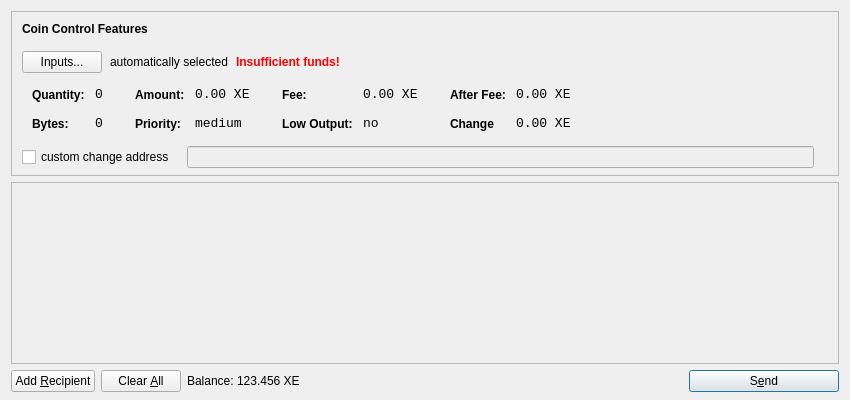
<?xml version="1.0" encoding="UTF-8"?>
<ui version="4.0">
 <class>SendCoinsDialog</class>
 <widget class="QDialog" name="SendCoinsDialog">
  <property name="geometry">
   <rect>
    <x>0</x>
    <y>0</y>
    <width>850</width>
    <height>400</height>
   </rect>
  </property>
  <property name="windowTitle">
   <string>Send Coins</string>
  </property>
  <layout class="QVBoxLayout" name="verticalLayout" stretch="0,1,0">
   <property name="bottomMargin">
    <number>8</number>
   </property>
   <item>
    <widget class="QFrame" name="frameCoinControl">
     <property name="sizePolicy">
      <sizepolicy hsizetype="Expanding" vsizetype="Expanding">
       <horstretch>0</horstretch>
       <verstretch>0</verstretch>
      </sizepolicy>
     </property>
     <property name="maximumSize">
      <size>
       <width>16777215</width>
       <height>16777215</height>
      </size>
     </property>
     <property name="frameShape">
      <enum>QFrame::StyledPanel</enum>
     </property>
     <property name="frameShadow">
      <enum>QFrame::Sunken</enum>
     </property>
     <layout class="QVBoxLayout" name="verticalLayoutCoinControl2">
      <property name="spacing">
       <number>-1</number>
      </property>
      <property name="leftMargin">
       <number>0</number>
      </property>
      <property name="topMargin">
       <number>0</number>
      </property>
      <property name="rightMargin">
       <number>0</number>
      </property>
      <property name="bottomMargin">
       <number>6</number>
      </property>
      <item>
       <layout class="QVBoxLayout" name="verticalLayoutCoinControl" stretch="0,0,0,0,1">
        <property name="spacing">
         <number>0</number>
        </property>
        <property name="leftMargin">
         <number>10</number>
        </property>
        <property name="topMargin">
         <number>10</number>
        </property>
        <item>
         <layout class="QHBoxLayout" name="horizontalLayoutCoinControl1">
          <property name="bottomMargin">
           <number>15</number>
          </property>
          <item>
           <widget class="QLabel" name="labelCoinControlFeatures">
            <property name="sizePolicy">
             <sizepolicy hsizetype="Preferred" vsizetype="Maximum">
              <horstretch>0</horstretch>
              <verstretch>0</verstretch>
             </sizepolicy>
            </property>
            <property name="font">
             <font>
              <weight>75</weight>
              <bold>true</bold>
             </font>
            </property>
            <property name="styleSheet">
             <string notr="true">font-weight:bold;</string>
            </property>
            <property name="text">
             <string>Coin Control Features</string>
            </property>
           </widget>
          </item>
         </layout>
        </item>
        <item>
         <layout class="QHBoxLayout" name="horizontalLayoutCoinControl2" stretch="0,0,0,0">
          <property name="spacing">
           <number>8</number>
          </property>
          <property name="bottomMargin">
           <number>10</number>
          </property>
          <item>
           <widget class="QPushButton" name="pushButtonCoinControl">
            <property name="styleSheet">
             <string notr="true"/>
            </property>
            <property name="text">
             <string>Inputs...</string>
            </property>
           </widget>
          </item>
          <item>
           <widget class="QLabel" name="labelCoinControlAutomaticallySelected">
            <property name="text">
             <string>automatically selected</string>
            </property>
            <property name="margin">
             <number>5</number>
            </property>
           </widget>
          </item>
          <item>
           <widget class="QLabel" name="labelCoinControlInsuffFunds">
            <property name="font">
             <font>
              <weight>75</weight>
              <bold>true</bold>
             </font>
            </property>
            <property name="styleSheet">
             <string notr="true">color:red;font-weight:bold;</string>
            </property>
            <property name="text">
             <string>Insufficient funds!</string>
            </property>
            <property name="margin">
             <number>5</number>
            </property>
           </widget>
          </item>
          <item>
           <spacer name="horizontalSpacerCoinControl">
            <property name="orientation">
             <enum>Qt::Horizontal</enum>
            </property>
            <property name="sizeHint" stdset="0">
             <size>
              <width>40</width>
              <height>1</height>
             </size>
            </property>
           </spacer>
          </item>
         </layout>
        </item>
        <item>
         <widget class="QWidget" name="widgetCoinControl" native="true">
          <property name="sizePolicy">
           <sizepolicy hsizetype="Preferred" vsizetype="Preferred">
            <horstretch>0</horstretch>
            <verstretch>0</verstretch>
           </sizepolicy>
          </property>
          <property name="minimumSize">
           <size>
            <width>0</width>
            <height>0</height>
           </size>
          </property>
          <property name="styleSheet">
           <string notr="true"/>
          </property>
          <layout class="QHBoxLayout" name="horizontalLayoutCoinControl5">
           <property name="margin">
            <number>0</number>
           </property>
           <item>
            <layout class="QHBoxLayout" name="horizontalLayoutCoinControl3" stretch="0,0,0,1">
             <property name="spacing">
              <number>20</number>
             </property>
             <property name="topMargin">
              <number>0</number>
             </property>
             <property name="bottomMargin">
              <number>10</number>
             </property>
             <item>
              <layout class="QFormLayout" name="formLayoutCoinControl1">
               <property name="horizontalSpacing">
                <number>10</number>
               </property>
               <property name="verticalSpacing">
                <number>14</number>
               </property>
               <property name="leftMargin">
                <number>10</number>
               </property>
               <property name="topMargin">
                <number>4</number>
               </property>
               <property name="rightMargin">
                <number>6</number>
               </property>
               <item row="0" column="0">
                <widget class="QLabel" name="labelCoinControlQuantityText">
                 <property name="styleSheet">
                  <string notr="true">font-weight:bold;</string>
                 </property>
                 <property name="text">
                  <string>Quantity:</string>
                 </property>
                 <property name="margin">
                  <number>0</number>
                 </property>
                </widget>
               </item>
               <item row="0" column="1">
                <widget class="QLabel" name="labelCoinControlQuantity">
                 <property name="font">
                  <font>
                   <family>Monospace</family>
                   <pointsize>10</pointsize>
                  </font>
                 </property>
                 <property name="cursor">
                  <cursorShape>IBeamCursor</cursorShape>
                 </property>
                 <property name="contextMenuPolicy">
                  <enum>Qt::ActionsContextMenu</enum>
                 </property>
                 <property name="text">
                  <string>0</string>
                 </property>
                 <property name="margin">
                  <number>0</number>
                 </property>
                 <property name="textInteractionFlags">
                  <set>Qt::LinksAccessibleByMouse|Qt::TextSelectableByKeyboard|Qt::TextSelectableByMouse</set>
                 </property>
                </widget>
               </item>
               <item row="1" column="0">
                <widget class="QLabel" name="labelCoinControlBytesText">
                 <property name="styleSheet">
                  <string notr="true">font-weight:bold;</string>
                 </property>
                 <property name="text">
                  <string>Bytes:</string>
                 </property>
                </widget>
               </item>
               <item row="1" column="1">
                <widget class="QLabel" name="labelCoinControlBytes">
                 <property name="font">
                  <font>
                   <family>Monospace</family>
                   <pointsize>10</pointsize>
                  </font>
                 </property>
                 <property name="cursor">
                  <cursorShape>IBeamCursor</cursorShape>
                 </property>
                 <property name="contextMenuPolicy">
                  <enum>Qt::ActionsContextMenu</enum>
                 </property>
                 <property name="text">
                  <string>0</string>
                 </property>
                 <property name="textInteractionFlags">
                  <set>Qt::LinksAccessibleByMouse|Qt::TextSelectableByKeyboard|Qt::TextSelectableByMouse</set>
                 </property>
                </widget>
               </item>
              </layout>
             </item>
             <item>
              <layout class="QFormLayout" name="formLayoutCoinControl2">
               <property name="horizontalSpacing">
                <number>10</number>
               </property>
               <property name="verticalSpacing">
                <number>14</number>
               </property>
               <property name="leftMargin">
                <number>6</number>
               </property>
               <property name="topMargin">
                <number>4</number>
               </property>
               <property name="rightMargin">
                <number>6</number>
               </property>
               <item row="0" column="0">
                <widget class="QLabel" name="labelCoinControlAmountText">
                 <property name="styleSheet">
                  <string notr="true">font-weight:bold;</string>
                 </property>
                 <property name="text">
                  <string>Amount:</string>
                 </property>
                 <property name="margin">
                  <number>0</number>
                 </property>
                </widget>
               </item>
               <item row="0" column="1">
                <widget class="QLabel" name="labelCoinControlAmount">
                 <property name="font">
                  <font>
                   <family>Monospace</family>
                   <pointsize>10</pointsize>
                  </font>
                 </property>
                 <property name="cursor">
                  <cursorShape>IBeamCursor</cursorShape>
                 </property>
                 <property name="contextMenuPolicy">
                  <enum>Qt::ActionsContextMenu</enum>
                 </property>
                 <property name="text">
                  <string>0.00 XE</string>
                 </property>
                 <property name="textInteractionFlags">
                  <set>Qt::LinksAccessibleByMouse|Qt::TextSelectableByKeyboard|Qt::TextSelectableByMouse</set>
                 </property>
                </widget>
               </item>
               <item row="1" column="0">
                <widget class="QLabel" name="labelCoinControlPriorityText">
                 <property name="styleSheet">
                  <string notr="true">font-weight:bold;</string>
                 </property>
                 <property name="text">
                  <string>Priority:</string>
                 </property>
                </widget>
               </item>
               <item row="1" column="1">
                <widget class="QLabel" name="labelCoinControlPriority">
                 <property name="font">
                  <font>
                   <family>Monospace</family>
                   <pointsize>10</pointsize>
                  </font>
                 </property>
                 <property name="cursor">
                  <cursorShape>IBeamCursor</cursorShape>
                 </property>
                 <property name="contextMenuPolicy">
                  <enum>Qt::ActionsContextMenu</enum>
                 </property>
                 <property name="text">
                  <string>medium</string>
                 </property>
                 <property name="textInteractionFlags">
                  <set>Qt::LinksAccessibleByMouse|Qt::TextSelectableByKeyboard|Qt::TextSelectableByMouse</set>
                 </property>
                </widget>
               </item>
              </layout>
             </item>
             <item>
              <layout class="QFormLayout" name="formLayoutCoinControl3">
               <property name="horizontalSpacing">
                <number>10</number>
               </property>
               <property name="verticalSpacing">
                <number>14</number>
               </property>
               <property name="leftMargin">
                <number>6</number>
               </property>
               <property name="topMargin">
                <number>4</number>
               </property>
               <property name="rightMargin">
                <number>6</number>
               </property>
               <item row="0" column="0">
                <widget class="QLabel" name="labelCoinControlFeeText">
                 <property name="styleSheet">
                  <string notr="true">font-weight:bold;</string>
                 </property>
                 <property name="text">
                  <string>Fee:</string>
                 </property>
                 <property name="margin">
                  <number>0</number>
                 </property>
                </widget>
               </item>
               <item row="0" column="1">
                <widget class="QLabel" name="labelCoinControlFee">
                 <property name="font">
                  <font>
                   <family>Monospace</family>
                   <pointsize>10</pointsize>
                  </font>
                 </property>
                 <property name="cursor">
                  <cursorShape>IBeamCursor</cursorShape>
                 </property>
                 <property name="contextMenuPolicy">
                  <enum>Qt::ActionsContextMenu</enum>
                 </property>
                 <property name="text">
                  <string>0.00 XE</string>
                 </property>
                 <property name="textInteractionFlags">
                  <set>Qt::LinksAccessibleByMouse|Qt::TextSelectableByKeyboard|Qt::TextSelectableByMouse</set>
                 </property>
                </widget>
               </item>
               <item row="1" column="0">
                <widget class="QLabel" name="labelCoinControlLowOutputText">
                 <property name="styleSheet">
                  <string notr="true">font-weight:bold;</string>
                 </property>
                 <property name="text">
                  <string>Low Output:</string>
                 </property>
                </widget>
               </item>
               <item row="1" column="1">
                <widget class="QLabel" name="labelCoinControlLowOutput">
                 <property name="font">
                  <font>
                   <family>Monospace</family>
                   <pointsize>10</pointsize>
                  </font>
                 </property>
                 <property name="cursor">
                  <cursorShape>IBeamCursor</cursorShape>
                 </property>
                 <property name="contextMenuPolicy">
                  <enum>Qt::ActionsContextMenu</enum>
                 </property>
                 <property name="text">
                  <string>no</string>
                 </property>
                 <property name="textInteractionFlags">
                  <set>Qt::LinksAccessibleByMouse|Qt::TextSelectableByKeyboard|Qt::TextSelectableByMouse</set>
                 </property>
                </widget>
               </item>
              </layout>
             </item>
             <item>
              <layout class="QFormLayout" name="formLayoutCoinControl4">
               <property name="horizontalSpacing">
                <number>10</number>
               </property>
               <property name="verticalSpacing">
                <number>14</number>
               </property>
               <property name="leftMargin">
                <number>6</number>
               </property>
               <property name="topMargin">
                <number>4</number>
               </property>
               <property name="rightMargin">
                <number>6</number>
               </property>
               <item row="0" column="0">
                <widget class="QLabel" name="labelCoinControlAfterFeeText">
                 <property name="styleSheet">
                  <string notr="true">font-weight:bold;</string>
                 </property>
                 <property name="text">
                  <string>After Fee:</string>
                 </property>
                 <property name="margin">
                  <number>0</number>
                 </property>
                </widget>
               </item>
               <item row="0" column="1">
                <widget class="QLabel" name="labelCoinControlAfterFee">
                 <property name="font">
                  <font>
                   <family>Monospace</family>
                   <pointsize>10</pointsize>
                  </font>
                 </property>
                 <property name="cursor">
                  <cursorShape>IBeamCursor</cursorShape>
                 </property>
                 <property name="contextMenuPolicy">
                  <enum>Qt::ActionsContextMenu</enum>
                 </property>
                 <property name="text">
                  <string>0.00 XE</string>
                 </property>
                 <property name="textInteractionFlags">
                  <set>Qt::LinksAccessibleByMouse|Qt::TextSelectableByKeyboard|Qt::TextSelectableByMouse</set>
                 </property>
                </widget>
               </item>
               <item row="1" column="0">
                <widget class="QLabel" name="labelCoinControlChangeText">
                 <property name="styleSheet">
                  <string notr="true">font-weight:bold;</string>
                 </property>
                 <property name="text">
                  <string>Change</string>
                 </property>
                </widget>
               </item>
               <item row="1" column="1">
                <widget class="QLabel" name="labelCoinControlChange">
                 <property name="font">
                  <font>
                   <family>Monospace</family>
                   <pointsize>10</pointsize>
                  </font>
                 </property>
                 <property name="cursor">
                  <cursorShape>IBeamCursor</cursorShape>
                 </property>
                 <property name="contextMenuPolicy">
                  <enum>Qt::ActionsContextMenu</enum>
                 </property>
                 <property name="text">
                  <string>0.00 XE</string>
                 </property>
                 <property name="textInteractionFlags">
                  <set>Qt::LinksAccessibleByMouse|Qt::TextSelectableByKeyboard|Qt::TextSelectableByMouse</set>
                 </property>
                </widget>
               </item>
              </layout>
             </item>
            </layout>
           </item>
          </layout>
         </widget>
        </item>
        <item>
         <layout class="QHBoxLayout" name="horizontalLayoutCoinControl4" stretch="0,0,0">
          <property name="spacing">
           <number>12</number>
          </property>
          <property name="sizeConstraint">
           <enum>QLayout::SetDefaultConstraint</enum>
          </property>
          <property name="topMargin">
           <number>5</number>
          </property>
          <property name="rightMargin">
           <number>5</number>
          </property>
          <item>
           <widget class="QCheckBox" name="checkBoxCoinControlChange">
            <property name="text">
             <string>custom change address</string>
            </property>
           </widget>
          </item>
          <item>
           <widget class="QLineEdit" name="lineEditCoinControlChange">
            <property name="enabled">
             <bool>false</bool>
            </property>
            <property name="sizePolicy">
             <sizepolicy hsizetype="Expanding" vsizetype="Fixed">
              <horstretch>0</horstretch>
              <verstretch>0</verstretch>
             </sizepolicy>
            </property>
           </widget>
          </item>
          <item>
           <widget class="QLabel" name="labelCoinControlChangeLabel">
            <property name="sizePolicy">
             <sizepolicy hsizetype="Preferred" vsizetype="Expanding">
              <horstretch>0</horstretch>
              <verstretch>0</verstretch>
             </sizepolicy>
            </property>
            <property name="minimumSize">
             <size>
              <width>0</width>
              <height>0</height>
             </size>
            </property>
            <property name="text">
             <string/>
            </property>
            <property name="margin">
             <number>3</number>
            </property>
           </widget>
          </item>
         </layout>
        </item>
        <item>
         <spacer name="verticalSpacerCoinControl">
          <property name="orientation">
           <enum>Qt::Vertical</enum>
          </property>
          <property name="sizeHint" stdset="0">
           <size>
            <width>800</width>
            <height>1</height>
           </size>
          </property>
         </spacer>
        </item>
       </layout>
      </item>
     </layout>
    </widget>
   </item>
   <item>
    <widget class="QScrollArea" name="scrollArea">
     <property name="widgetResizable">
      <bool>true</bool>
     </property>
     <widget class="QWidget" name="scrollAreaWidgetContents">
      <property name="geometry">
       <rect>
        <x>0</x>
        <y>0</y>
        <width>830</width>
        <height>165</height>
       </rect>
      </property>
      <layout class="QVBoxLayout" name="verticalLayout_2">
       <property name="margin">
        <number>0</number>
       </property>
       <item>
        <layout class="QVBoxLayout" name="entries">
         <property name="spacing">
          <number>6</number>
         </property>
        </layout>
       </item>
       <item>
        <spacer name="verticalSpacer">
         <property name="orientation">
          <enum>Qt::Vertical</enum>
         </property>
         <property name="sizeHint" stdset="0">
          <size>
           <width>20</width>
           <height>40</height>
          </size>
         </property>
        </spacer>
       </item>
      </layout>
     </widget>
    </widget>
   </item>
   <item>
    <layout class="QHBoxLayout" name="horizontalLayout">
     <item>
      <widget class="QPushButton" name="addButton">
       <property name="toolTip">
        <string>Send to multiple recipients at once</string>
       </property>
       <property name="text">
        <string>Add &amp;Recipient</string>
       </property>
       <property name="icon">
        <iconset resource="../bitcoin.qrc">
         <normaloff>:/icons/add</normaloff>:/icons/add</iconset>
       </property>
       <property name="autoDefault">
        <bool>false</bool>
       </property>
      </widget>
     </item>
     <item>
      <widget class="QPushButton" name="clearButton">
       <property name="sizePolicy">
        <sizepolicy hsizetype="Minimum" vsizetype="Fixed">
         <horstretch>0</horstretch>
         <verstretch>0</verstretch>
        </sizepolicy>
       </property>
       <property name="toolTip">
        <string>Remove all transaction fields</string>
       </property>
       <property name="text">
        <string>Clear &amp;All</string>
       </property>
       <property name="icon">
        <iconset resource="../bitcoin.qrc">
         <normaloff>:/icons/remove</normaloff>:/icons/remove</iconset>
       </property>
       <property name="autoRepeatDelay">
        <number>300</number>
       </property>
       <property name="autoDefault">
        <bool>false</bool>
       </property>
      </widget>
     </item>
     <item>
      <layout class="QHBoxLayout" name="horizontalLayout_2">
       <property name="spacing">
        <number>3</number>
       </property>
       <item>
        <widget class="QLabel" name="label">
         <property name="sizePolicy">
          <sizepolicy hsizetype="Preferred" vsizetype="Fixed">
           <horstretch>0</horstretch>
           <verstretch>0</verstretch>
          </sizepolicy>
         </property>
         <property name="text">
          <string>Balance:</string>
         </property>
        </widget>
       </item>
       <item>
        <widget class="QLabel" name="labelBalance">
         <property name="sizePolicy">
          <sizepolicy hsizetype="Preferred" vsizetype="Fixed">
           <horstretch>0</horstretch>
           <verstretch>0</verstretch>
          </sizepolicy>
         </property>
         <property name="cursor">
          <cursorShape>IBeamCursor</cursorShape>
         </property>
         <property name="text">
          <string>123.456 XE</string>
         </property>
         <property name="textInteractionFlags">
          <set>Qt::LinksAccessibleByMouse|Qt::TextSelectableByKeyboard|Qt::TextSelectableByMouse</set>
         </property>
        </widget>
       </item>
      </layout>
     </item>
     <item>
      <spacer name="horizontalSpacer">
       <property name="orientation">
        <enum>Qt::Horizontal</enum>
       </property>
       <property name="sizeHint" stdset="0">
        <size>
         <width>40</width>
         <height>20</height>
        </size>
       </property>
      </spacer>
     </item>
     <item>
      <widget class="QPushButton" name="sendButton">
       <property name="minimumSize">
        <size>
         <width>150</width>
         <height>0</height>
        </size>
       </property>
       <property name="toolTip">
        <string>Confirm the send action</string>
       </property>
       <property name="text">
        <string>S&amp;end</string>
       </property>
       <property name="icon">
        <iconset resource="../bitcoin.qrc">
         <normaloff>:/icons/send</normaloff>:/icons/send</iconset>
       </property>
       <property name="default">
        <bool>true</bool>
       </property>
      </widget>
     </item>
    </layout>
   </item>
  </layout>
 </widget>
 <resources>
  <include location="../bitcoin.qrc"/>
 </resources>
 <connections/>
</ui>
